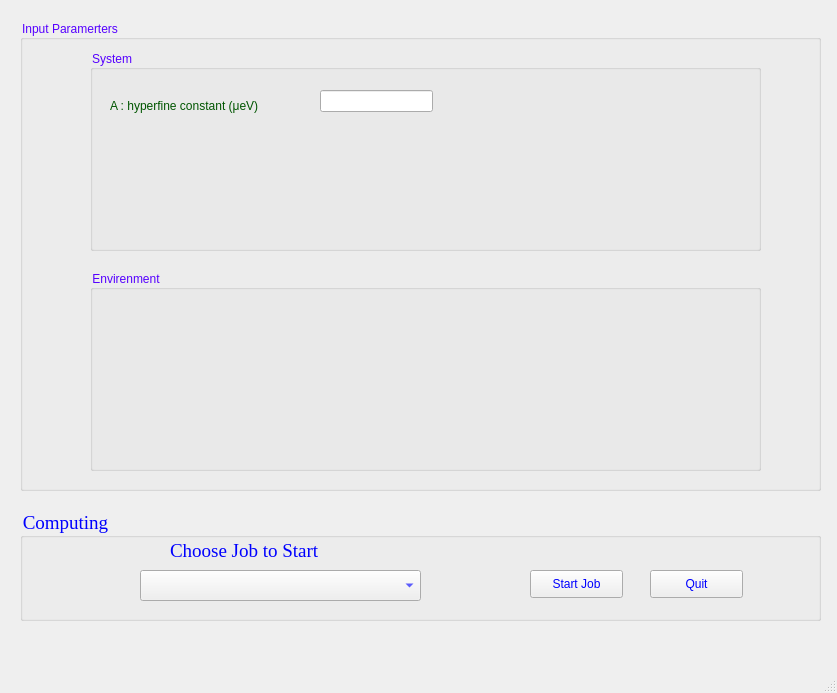
<?xml version="1.0" encoding="UTF-8"?>
<ui version="4.0">
 <class>MainWindow</class>
 <widget class="QMainWindow" name="MainWindow">
  <property name="geometry">
   <rect>
    <x>0</x>
    <y>0</y>
    <width>837</width>
    <height>693</height>
   </rect>
  </property>
  <property name="windowTitle">
   <string>MainWindow</string>
  </property>
  <widget class="QWidget" name="centralwidget">
   <widget class="QGroupBox" name="groupBox">
    <property name="geometry">
     <rect>
      <x>20</x>
      <y>20</y>
      <width>801</width>
      <height>471</height>
     </rect>
    </property>
    <property name="styleSheet">
     <string notr="true">color: rgb(85, 0, 255);
font: 14pt &quot;Times New Roman&quot;;</string>
    </property>
    <property name="title">
     <string>Input Paramerters</string>
    </property>
    <widget class="QGroupBox" name="groupBox_3">
     <property name="geometry">
      <rect>
       <x>70</x>
       <y>30</y>
       <width>671</width>
       <height>201</height>
      </rect>
     </property>
     <property name="title">
      <string>System</string>
     </property>
     <widget class="QLineEdit" name="A_value">
      <property name="geometry">
       <rect>
        <x>230</x>
        <y>40</y>
        <width>113</width>
        <height>22</height>
       </rect>
      </property>
     </widget>
     <widget class="QLabel" name="label_2">
      <property name="geometry">
       <rect>
        <x>20</x>
        <y>40</y>
        <width>201</width>
        <height>31</height>
       </rect>
      </property>
      <property name="styleSheet">
       <string notr="true">color: rgb(0, 85, 0);
font: 10pt &quot;Times New Roman&quot;;</string>
      </property>
      <property name="text">
       <string>A : hyperfine constant (μeV)</string>
      </property>
     </widget>
    </widget>
    <widget class="QGroupBox" name="groupBox_4">
     <property name="geometry">
      <rect>
       <x>70</x>
       <y>250</y>
       <width>671</width>
       <height>201</height>
      </rect>
     </property>
     <property name="title">
      <string>Envirenment</string>
     </property>
    </widget>
   </widget>
   <widget class="QGroupBox" name="groupBox_2">
    <property name="geometry">
     <rect>
      <x>20</x>
      <y>510</y>
      <width>801</width>
      <height>111</height>
     </rect>
    </property>
    <property name="font">
     <font>
      <family>Times New Roman</family>
      <pointsize>14</pointsize>
     </font>
    </property>
    <property name="styleSheet">
     <string notr="true">color: rgb(0, 0, 255);</string>
    </property>
    <property name="title">
     <string>Computing</string>
    </property>
    <widget class="QPushButton" name="start_job">
     <property name="geometry">
      <rect>
       <x>510</x>
       <y>60</y>
       <width>93</width>
       <height>28</height>
      </rect>
     </property>
     <property name="text">
      <string>Start Job</string>
     </property>
    </widget>
    <widget class="QPushButton" name="quit">
     <property name="geometry">
      <rect>
       <x>630</x>
       <y>60</y>
       <width>93</width>
       <height>28</height>
      </rect>
     </property>
     <property name="text">
      <string>Quit</string>
     </property>
    </widget>
    <widget class="QComboBox" name="comboBox">
     <property name="geometry">
      <rect>
       <x>120</x>
       <y>60</y>
       <width>281</width>
       <height>31</height>
      </rect>
     </property>
    </widget>
    <widget class="QLabel" name="label">
     <property name="geometry">
      <rect>
       <x>150</x>
       <y>30</y>
       <width>191</width>
       <height>21</height>
      </rect>
     </property>
     <property name="font">
      <font>
       <family>Times New Roman</family>
       <pointsize>14</pointsize>
      </font>
     </property>
     <property name="text">
      <string>Choose Job to Start</string>
     </property>
    </widget>
   </widget>
  </widget>
  <widget class="QMenuBar" name="menubar">
   <property name="geometry">
    <rect>
     <x>0</x>
     <y>0</y>
     <width>837</width>
     <height>26</height>
    </rect>
   </property>
  </widget>
  <widget class="QStatusBar" name="statusbar"/>
 </widget>
 <resources/>
 <connections/>
</ui>
